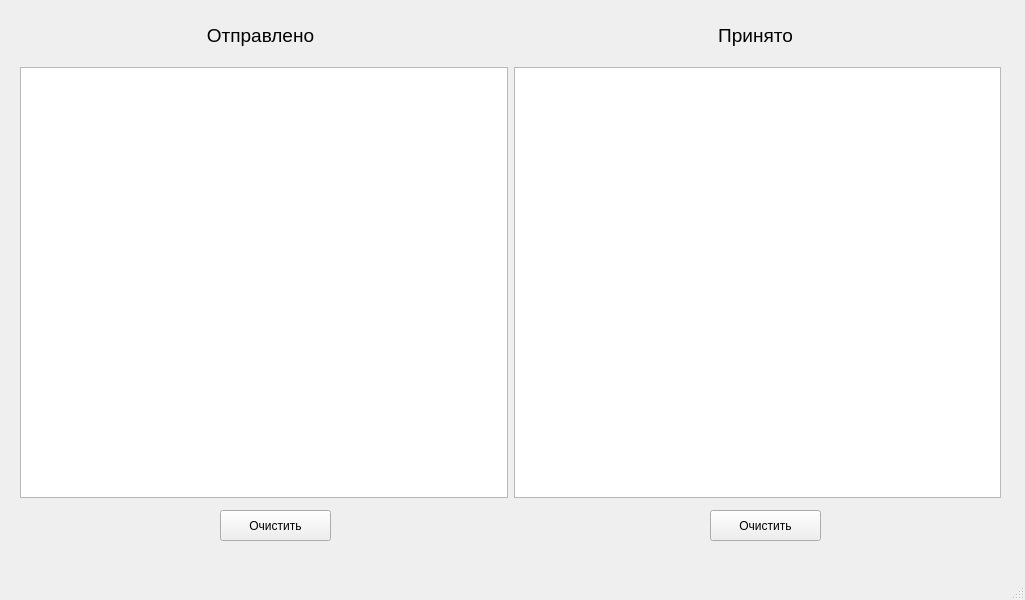
<?xml version="1.0" encoding="UTF-8"?>
<ui version="4.0">
 <class>Logs</class>
 <widget class="QMainWindow" name="Logs">
  <property name="geometry">
   <rect>
    <x>0</x>
    <y>0</y>
    <width>1025</width>
    <height>600</height>
   </rect>
  </property>
  <property name="windowTitle">
   <string>MainWindow</string>
  </property>
  <widget class="QWidget" name="centralwidget">
   <widget class="QLabel" name="label_2">
    <property name="geometry">
     <rect>
      <x>570</x>
      <y>10</y>
      <width>371</width>
      <height>51</height>
     </rect>
    </property>
    <property name="text">
     <string>&lt;html&gt;&lt;head/&gt;&lt;body&gt;&lt;p align=&quot;center&quot;&gt;&lt;span style=&quot; font-size:14pt;&quot;&gt;Принято&lt;/span&gt;&lt;/p&gt;&lt;/body&gt;&lt;/html&gt;</string>
    </property>
   </widget>
   <widget class="QPushButton" name="clearRecive">
    <property name="geometry">
     <rect>
      <x>710</x>
      <y>510</y>
      <width>111</width>
      <height>31</height>
     </rect>
    </property>
    <property name="text">
     <string>Очистить</string>
    </property>
   </widget>
   <widget class="QLabel" name="label">
    <property name="geometry">
     <rect>
      <x>80</x>
      <y>10</y>
      <width>361</width>
      <height>51</height>
     </rect>
    </property>
    <property name="text">
     <string>&lt;html&gt;&lt;head/&gt;&lt;body&gt;&lt;p align=&quot;center&quot;&gt;&lt;span style=&quot; font-size:14pt;&quot;&gt;Отправлено&lt;/span&gt;&lt;/p&gt;&lt;/body&gt;&lt;/html&gt;</string>
    </property>
   </widget>
   <widget class="QPushButton" name="clearSend">
    <property name="geometry">
     <rect>
      <x>220</x>
      <y>510</y>
      <width>111</width>
      <height>31</height>
     </rect>
    </property>
    <property name="text">
     <string>Очистить</string>
    </property>
   </widget>
   <widget class="QWidget" name="horizontalLayoutWidget">
    <property name="geometry">
     <rect>
      <x>20</x>
      <y>67</y>
      <width>981</width>
      <height>431</height>
     </rect>
    </property>
    <layout class="QHBoxLayout" name="horizontalLayout_2">
     <item>
      <widget class="QTableWidget" name="SendTable_2"/>
     </item>
     <item>
      <widget class="QTableWidget" name="ReciveTable_2"/>
     </item>
    </layout>
   </widget>
  </widget>
  <widget class="QMenuBar" name="menubar">
   <property name="geometry">
    <rect>
     <x>0</x>
     <y>0</y>
     <width>1025</width>
     <height>21</height>
    </rect>
   </property>
  </widget>
  <widget class="QStatusBar" name="statusbar"/>
 </widget>
 <resources/>
 <connections/>
</ui>
